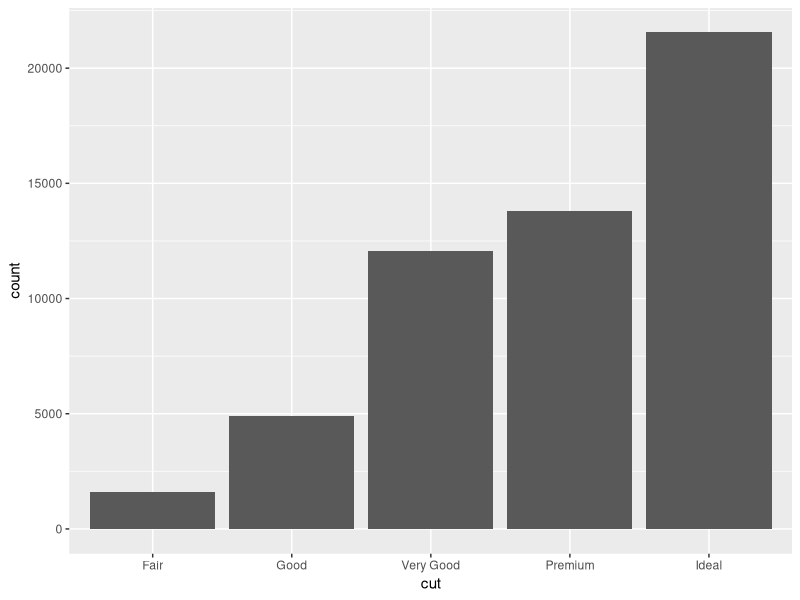
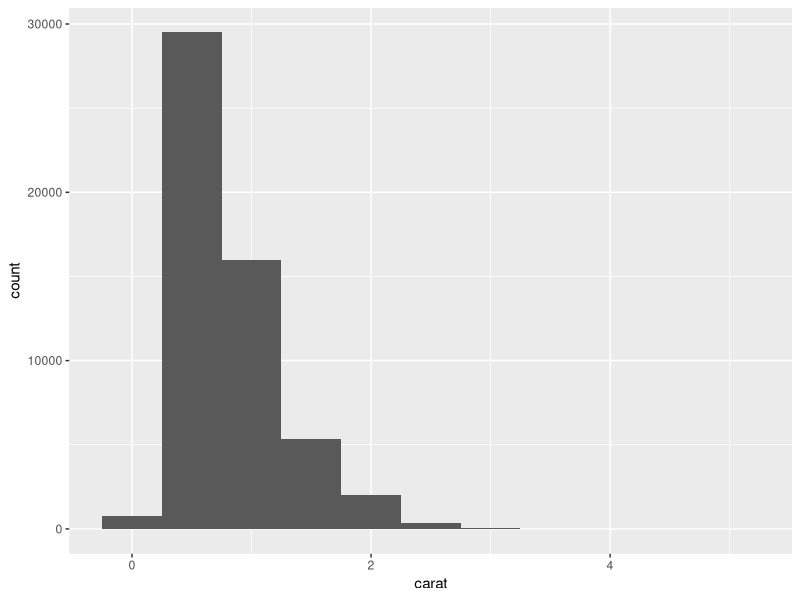
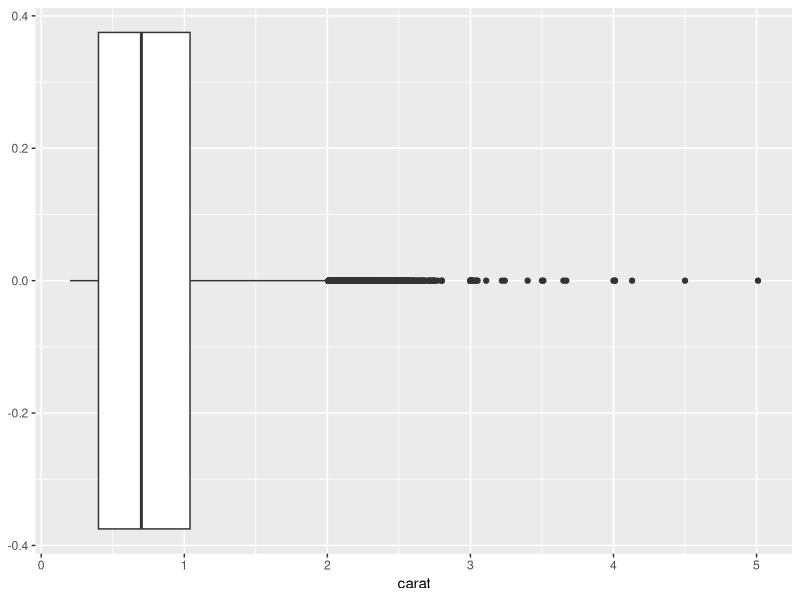
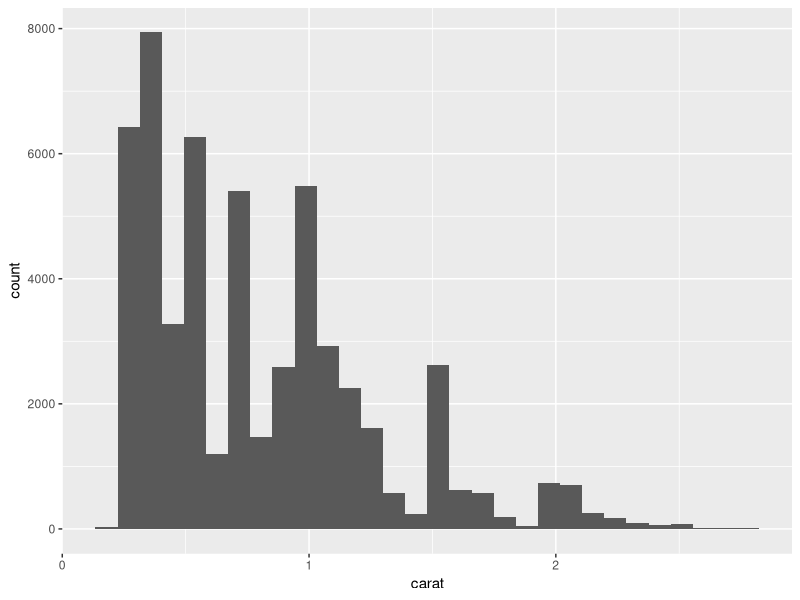
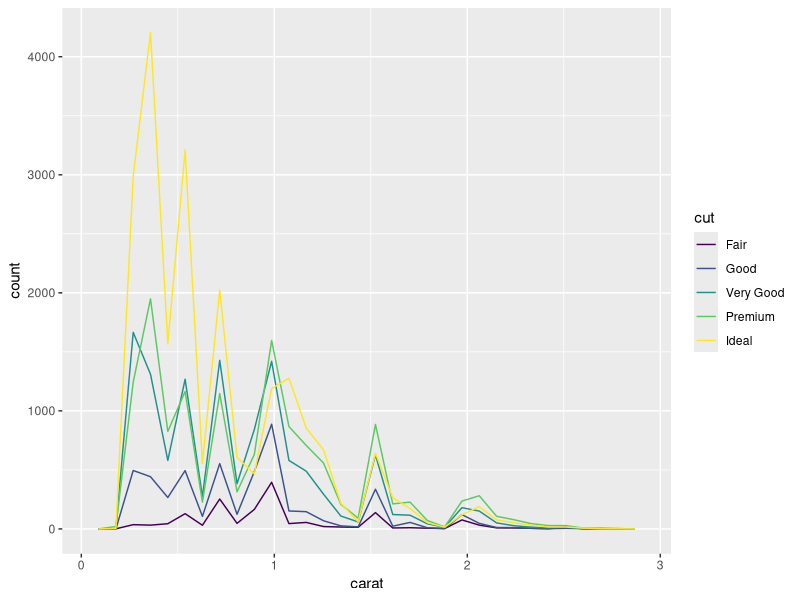
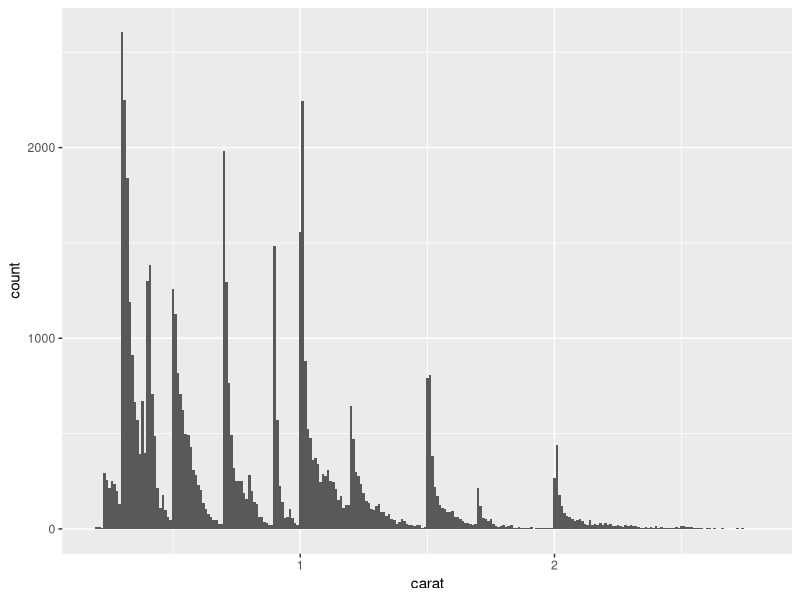
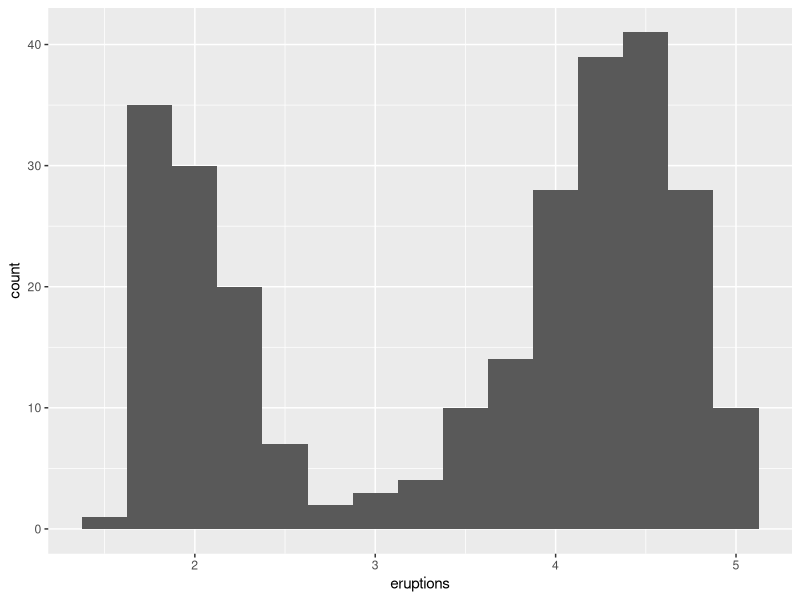
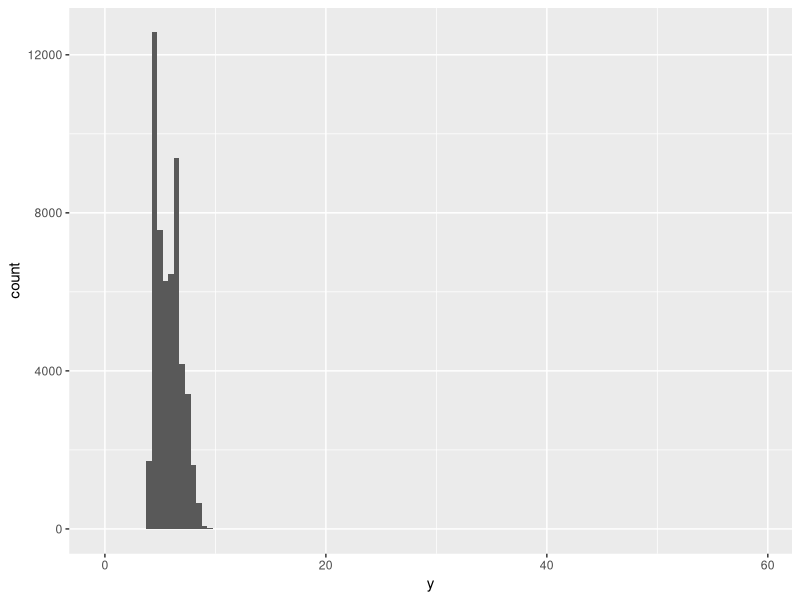

These charts were generated, in order, by the following R code:
library(tidyverse)
diamonds
View(diamonds)
str(diamonds)
summary(diamonds)
#--------------------

ggplot(data = diamonds) +
  geom_bar(mapping = aes(x = cut))


diamonds %>% 
  count(cut)

ggplot(data = diamonds) +
  geom_histogram(mapping = aes(x = carat), binwidth = 0.5)

ggplot(data = diamonds) +
  geom_boxplot(mapping = aes(x = carat))


diamonds %>% 
  count(cut_width(carat, 0.5))

smaller <- diamonds %>% 
  filter(carat < 3)
ggplot(data = smaller, mapping = aes(x = carat)) +
  geom_histogram()


ggplot(data = smaller, mapping = aes(x = carat,colour = cut)) +
  geom_freqpoly()


ggplot(data = smaller, mapping = aes(x = carat)) +
  geom_histogram(binwidth = 0.01)

faithful

ggplot(data = faithful, mapping = aes(x = eruptions)) + 
  geom_histogram(binwidth = 0.25)
#---------------------------------------------------------

ggplot(diamonds) + 
  geom_histogram(mapping = aes(x = y), binwidth = 0.5)
  
ggplot(diamonds) + 
  geom_histogram(mapping = aes(x = y), binwidth = 0.5)+
  coord_cartesian(ylim = c(0, 50))

unusual <- diamonds %>% 
  filter(y < 3 | y > 20) %>%
  select(price,x,y,z) %>%
  arrange(y)

View(diamonds)
#--------------------------------------------------------------
# Explore the distribution of each of the x, y, and z variables in diamonds. 
# What do you learn? 
# Think about a diamond and how you might decide which dimension is the 
# length, width, and depth.

summary(select(diamonds, x,y,z))


ggplot(diamonds) +
  geom_histogram(mapping = aes(x = x), binwidth = 0.01)

ggplot(diamonds) +
  geom_histogram(mapping = aes(x = y), binwidth = 0.01)

ggplot(diamonds) +
  geom_histogram(mapping = aes(x = z), binwidth = 0.01)


filter(diamonds, x==0|y==0|z==0)


head(arrange(diamonds, desc(y)),4)
#or
diamonds%>%
  arrange(desc(y))%>%
  head(4)


head(arrange(diamonds, desc(z)),4)


ggplot(diamonds)+
  geom_point(aes(x=x,y=y))

ggplot(diamonds)+
  geom_point(aes(x=x,y=z))

ggplot(diamonds)+
  geom_point(aes(x=y,y=z))



filter(diamonds,x>0,x<10)%>%
  ggplot() +
  geom_histogram(mapping = aes(x = x), binwidth = 0.01)

filter(diamonds,y>0,y<10)%>%
  ggplot() +
  geom_histogram(mapping = aes(x = y), binwidth = 0.01)

filter(diamonds,z>0,z<10)%>%
  ggplot() +
  geom_histogram(mapping = aes(x = z), binwidth = 0.01)
#----------------------------------------------------------
# Explore the distribution of price. 
# Do you discover anything unusual or surprising? 
# (Hint: Carefully think about the binwidth and 
# make sure you try a wide range of values.)


ggplot(filter(diamonds),aes(x=price))+
  geom_histogram(binwidth = 100)

ggplot(filter(diamonds),aes(x=price))+
  geom_histogram(binwidth = 10)+
  coord_cartesian(xlim = c(0,5000))
#-------------------------------------------------------------------
# How many diamonds are 0.99 carat? 
# How many are 1 carat? 
# What do you think is the cause of the difference?

filter(diamonds,carat==0.99)

filter(diamonds,carat==1)%>%
  count(carat)

filter(diamonds,carat==0.99|carat==1)%>%
  count(carat)

#-------------------------  
filter(diamonds,carat==0.99)%>%
  summarise(avg_price=mean(price))

filter(diamonds,carat==1)%>%
  summarise(avg_price=mean(price))
#------------
filter(diamonds,carat>=.9,carat<=1.1)%>%
  count(carat)%>%
  print(n=Inf)
#-----------------------------------------------------

diamonds2 <- diamonds %>% 
  mutate(y = ifelse(y<3 | y>20, NA, y))

ggplot(data = diamonds2, mapping = aes(x = x, y = y)) + 
  geom_point()

ggplot(data = diamonds2, mapping = aes(x = x, y = y)) + 
  geom_point(na.rm = T)
#--------------------------------------------------------
#Covariation:
#A categorical and continuous variable

ggplot(data = diamonds, mapping = aes(x = price)) + 
  geom_freqpoly(mapping = aes(colour = cut))

ggplot(data = diamonds, mapping = aes(x = cut, y = price)) +
  geom_boxplot()

ggplot(data = mpg) +
  geom_boxplot( mapping = aes(x = class, y = hwy))


ggplot(data = mpg) +
  geom_boxplot(mapping = aes(x = reorder(class, hwy, FUN = median)
                             , y = hwy))

ggplot(data = mpg) +
  geom_boxplot(mapping = aes(x = reorder(class, hwy, FUN = median)
                             , y = hwy))+
  coord_flip()
#or
ggplot(data = mpg) +
  geom_boxplot(mapping = aes(y = reorder(class, hwy, FUN = median)
                             , x = hwy))

#------------------------------------
#Two categorical variables

ggplot(diamonds)+
  geom_count(aes(x=cut,y=color))


diamonds%>%
  count(color, cut)%>%
  print(n=Inf)

diamonds%>%
  count(color, cut)%>%
  ggplot(aes(x=color,y=cut))+
  geom_tile(aes(fill=n))
#----------------------------------------
#Two continuous variables

ggplot(data = diamonds) +
  geom_point(mapping = aes(x = carat, y = price))

ggplot(data = diamonds) +
  geom_point(mapping = aes(x = carat, y = price),alpha=.01)



ggplot(data = diamonds) +
  geom_bin2d(mapping = aes(x = carat, y = price))

ggplot(data = diamonds) +
  geom_hex(mapping = aes(x = carat, y = price))

ggplot(data =  smaller, mapping = aes(x = carat, y = price)) + 
  geom_boxplot(mapping = aes(group = cut_width(carat, .2)))

